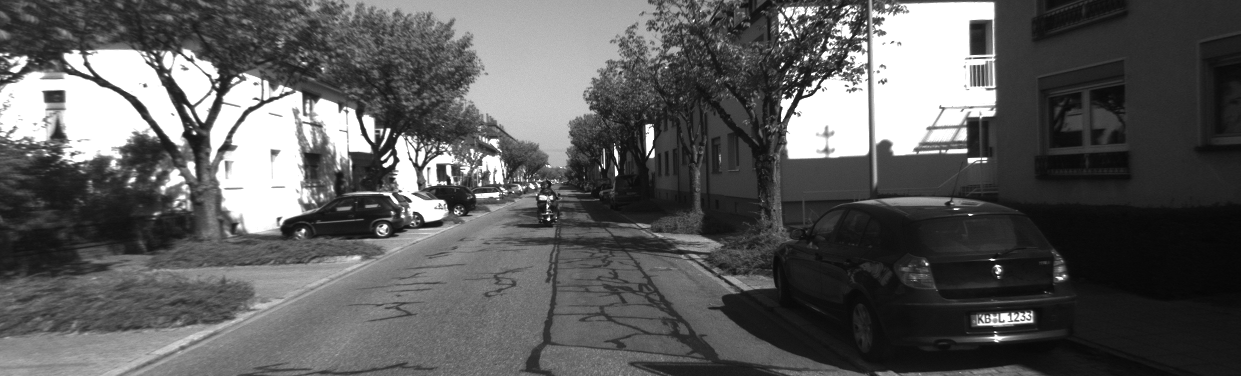
#> input picture Slam/Direct/data/000002.png, 1241 x 376 px
$ python -i track_keypoints.py   (imports and definitions only)   (older library calls are emulated)
#> lines starting #> are read from the running program, lines starting #| are printed output that depends on the picture
#> further down, picture is the input picture: shape (376, 1241, 3); min 5, max 255, mean 91.7
#!/usr/bin/env python3
"""
@author: matt
"""
import cv2
import numpy as np
import scipy.signal
import os
import glob


def extract_keypoints(img, ksize=9, k=0.04, n=200, dsize=25):
    """ Detect Harris corners and extract features
        (simple image patch around the keypoint) """
#> called with ksize = 9, k = 0.04, n = 200, dsize = 25
    # compute Harris response
    Ix = cv2.Sobel(img, cv2.CV_64F, 1, 0, ksize=3)
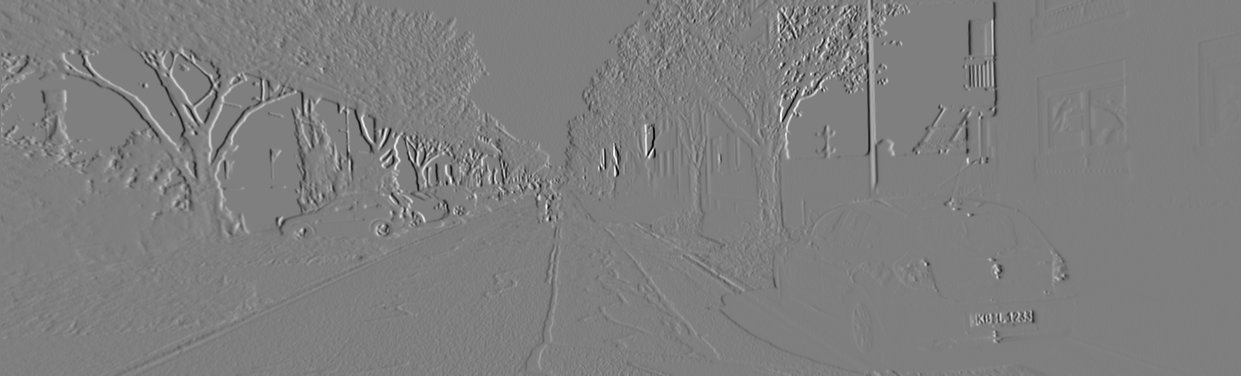
#> Ix: shape (376, 1241, 3) float64; min -933, max 939, mean -0.5; drawn with min black and max white
    Iy = cv2.Sobel(img, cv2.CV_64F, 0, 1, ksize=3)
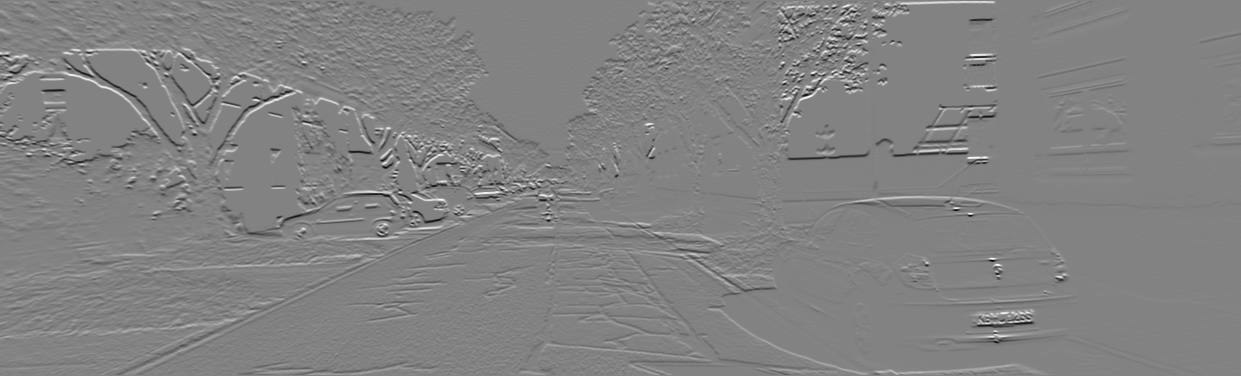
#> Iy: shape (376, 1241, 3) float64; min -965, max 920, mean 0; drawn with min black and max white

    Ix2 = Ix * Ix
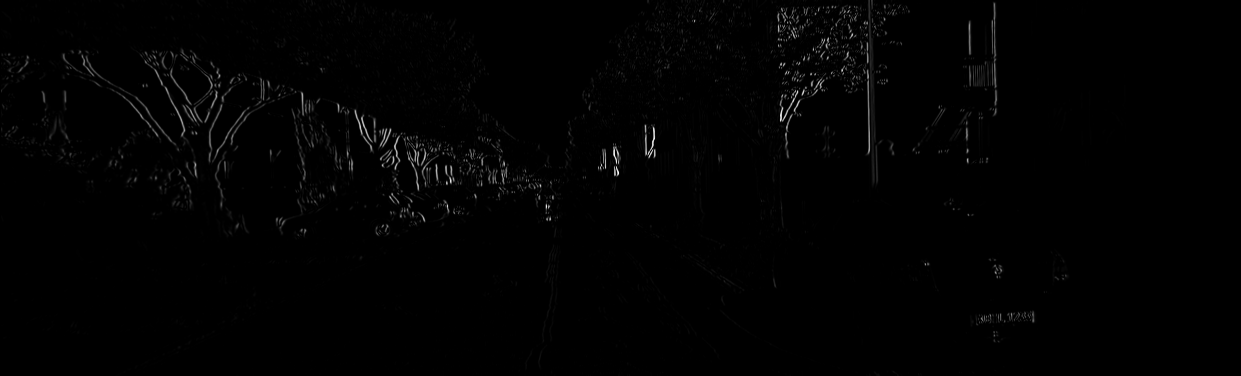
#> Ix2: shape (376, 1241, 3) float64; min 0, max 881721, mean 7388.6; drawn with min black and max white
    Iy2 = Iy * Iy
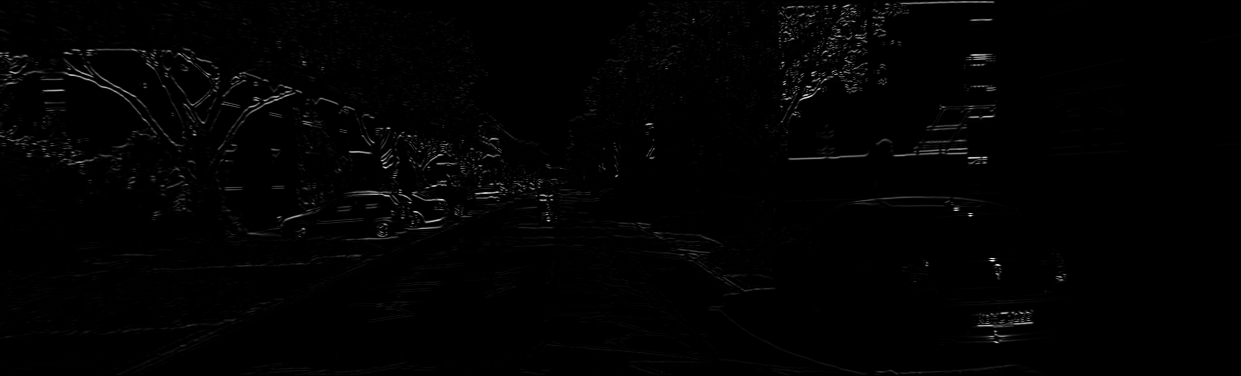
#> Iy2: shape (376, 1241, 3) float64; min 0, max 931225, mean 9223.3; drawn with min black and max white

    box_filter = np.ones((ksize, ksize))

#> (the run stopped early here; a loop or call above may not have finished)
